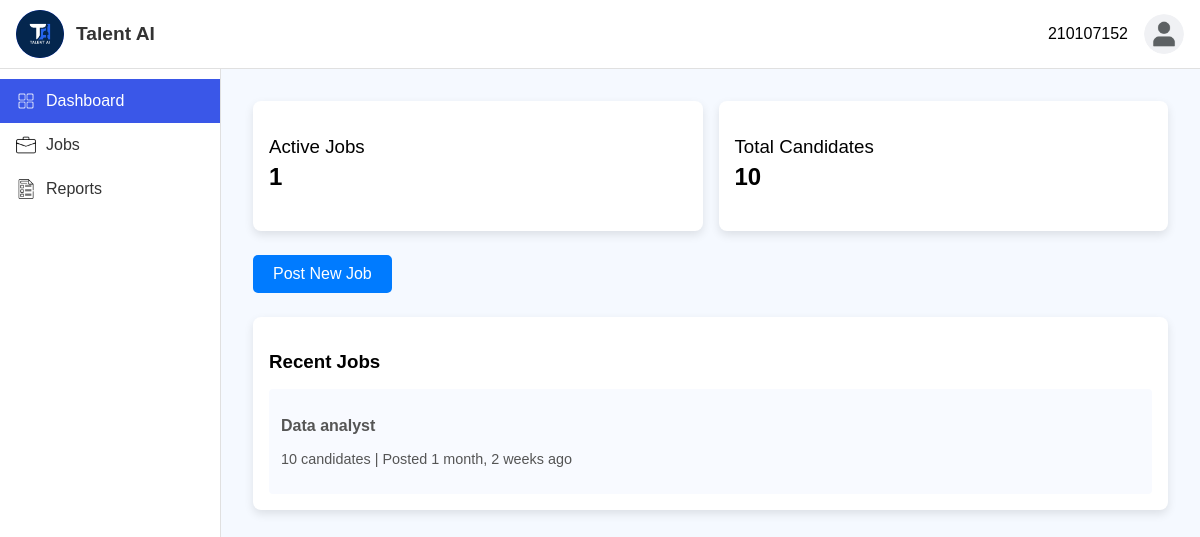
/ (signed in), run on an earlier commit of the app's database.
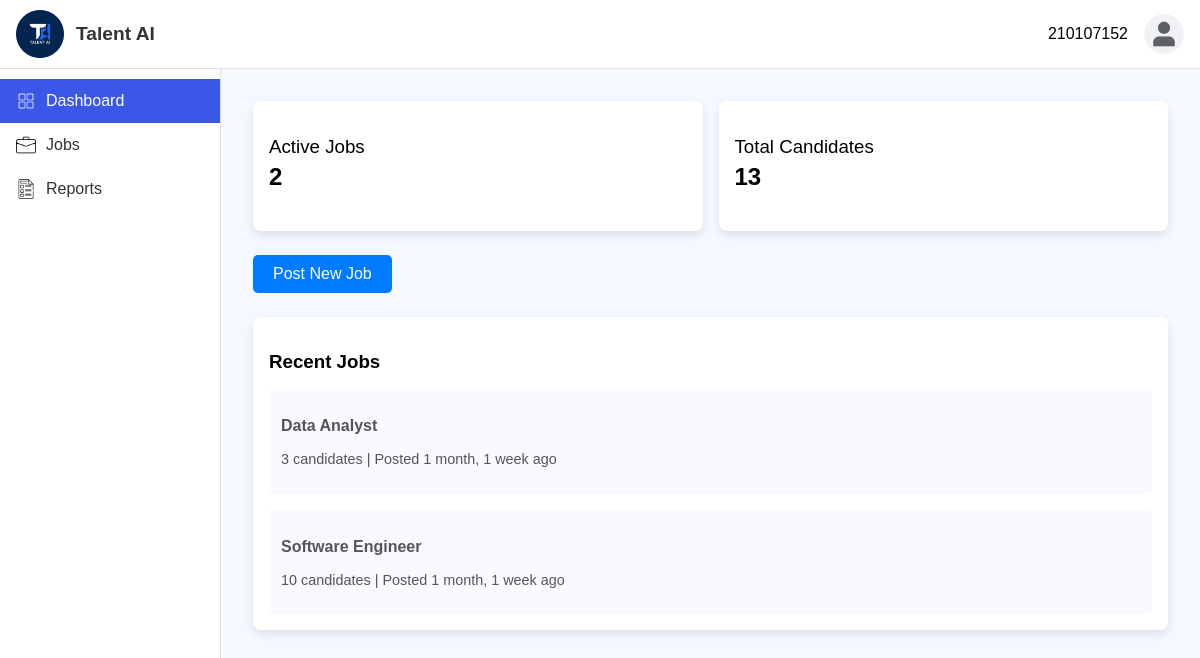
And on a later commit of the database.
### account/models.py (models this page shows, shortened)
class Job(models.Model):
    EMPLOYMENT_TYPE_CHOICES = [
        ('full-time', 'Full-Time'),
        ('part-time', 'Part-Time'),
        ('online', 'Online'),
    ]
    EXPERIENCE_LEVEL_CHOICES = [
        ('entry', 'Entry (0-1 years)'),
        ('mid', 'Mid (1-3 years)'),
        ('senior', 'Senior (3+ years)'),
    ]
    employer = models.ForeignKey(User, on_delete=models.CASCADE)
    job_title = models.CharField(max_length=200)
    location = models.CharField(max_length=100)
    experience_level = models.CharField(max_length=20, choices=EXPERIENCE_LEVEL_CHOICES)
    employment_type = models.CharField(max_length=20, choices=EMPLOYMENT_TYPE_CHOICES)
    requirements = models.TextField()
    skills = models.TextField()
    responsibilities = models.TextField()
    job_description = models.TextField()
    posted_at = models.DateTimeField(auto_now_add=True)

### account/views.py (the view)
# urls.py: path('', views.dashboard, name='dashboard'),
@login_required
def dashboard(request):
    recent_jobs = Job.objects.filter(employer=request.user).order_by('-posted_at')[:10]
    jobs = []
    for job in recent_jobs:
        jobs.append((job,len(job.resumes.all())))
    all_jobs = Job.objects.all()
    active_jobs = len(list(all_jobs))
    total_candidates = 0
    for job in all_jobs:
        total_candidates += len(list(job.resumes.all()))
    return render(request,'account/dashboard.html',{'recent_jobs': jobs,
                                                    'active_jobs': active_jobs,
                                                    'total_candidates':total_candidates,
                                                    'user': request.user,
                                                    'active_page': 'dashboard'})

### account/templates/account/dashboard.html (shortened to what this page needs)
{% extends "base.html" %}
{% load static %}
{% block extra_css %}
<link rel="stylesheet" href="{% static 'css/dashboard.css' %}">
{% endblock %}
{% block content %}
<div class="container">
    <div class="statsSection">
        <div class="statCard">
            <h3 class="cardTitle">Active Jobs</h3>
            <p class="cardNumber">{{ active_jobs }}</p>
        </div>
        <div class="statCard">
            <h3 class="cardTitle">Total Candidates</h3>
            <p class="cardNumber">{{total_candidates}}</p>
        </div>
    </div>
    <div class="actions">
        <button class="primaryButton" id="postJobBtn"><a href="{% url 'post_job' %}" class="postjob_a">Post New Job</a></button>
    </div>
    <div class="listsSection">
        <div class="listCard">
            <h3 class="listTitle">Recent Jobs</h3>
            {% for job, resumes in recent_jobs %}
                <div class="listItem">
                    <p class="jobTitle"><a href="{% url 'candidates:job_posts' job_id=job.id %}" style="text-decoration: none; color:#555 ;">{{ job.job_title }}</a></p>
                    <p class="jobDetails">{{ resumes }} candidate{{ resumes|pluralize }}
                      | Posted {{ job.posted_at|timesince  }} ago</p>
                </div>
            {% empty %}
            <h3 class="listTitle">No recent jobs found.</h3>
            {% endfor %}
        </div>
    </div>
</div>
{% endblock %}

### account/templates/base.html (shortened to what this page needs)
{% load static %}
<!DOCTYPE html>
<html lang="en">
<head>
    <link rel="stylesheet" href="https://cdnjs.cloudflare.com/ajax/libs/font-awesome/6.0.0-beta3/css/all.min.css">
    <link rel="stylesheet" href="{% static 'css/base.css' %}">
    {% block extra_css %}{% endblock %}
</head>
<body>
    <header class="header">
        <div class="toolbar">
            <div class="brandSection">
                <div class="brandAvatar">
                    <img src="{% static 'images/logo.png' %}" alt="logon" >
                </div>
                <span class="logo">Talent AI</span>
            </div>
            <div class="userSection" id="userSection">
                <span id="userName">{{ user }}</span>
                <button class="userAvatarBtn" id="menuToggle">
                    <div class="userAvatar" style="background-image: url('{% static 'images/profile.png' %}');"></div>
                </button>
            </div>
        </div>
      </header>
    <div class="wrapper">
    <aside class="aside">
        <nav>
            <ul class="menu">
                <a href="{% url 'dashboard' %}" class="sidebar_a">
                    <li class="menuItemlink {% if active_page == 'dashboard' %}activeLink{% endif %}" >
                        <img src="{% static 'images/dashboard.png' %}" class="menuIcon" alt="Dashboard Icon">
                        <span>Dashboard</span>
                    </li>
                </a>
                <a href="{% url 'jobs:jobs_list' %}" class="sidebar_a">
                    <li class="menuItemlink {% if active_page == 'jobs' %}activeLink{% endif %}" >
                        <img src="{% static 'images/jobs.png' %}" class="menuIcon" alt="Jobs Icon">
                        <span>Jobs</span>
                    </li>
                </a>
                <a href="{% url 'reports:jobs_report' %}" class="sidebar_a">
                    <li class="menuItemlink {% if active_page == 'reports' %}activeLink{% endif %}">
                        <img src="{% static 'images/report.png' %}" class="menuIcon" alt="Reports Icon">
                        <span>Reports</span>
                    </li>
                </a>
            </ul>
        </nav>
    </aside>
    <div id="content">
        {% block content %}
        {% endblock %}
    </div>
    </div>
</body>
</html>

### account/static/css/base.css (style rules this page uses)
body { margin: 0; font-family: Arial, sans-serif; }
.aside { width: 220px; background-color: #fff; border-right: 1px solid #e0e0e0; min-height: calc(100vh - 64px); padding-top: 10px; }
.menu { list-style: none; padding: 0; margin: 0; }
.menuItemlink { display: flex; align-items: center; padding: 12px 16px; font-size: 1rem; cursor: pointer; transition: background 0.3s; gap: 10px; }
.menuIcon { width: 20px; height: 20px; }
.activeLink { background-color: #3a57e8; color: #fff; }
.activeLink .menuIcon { filter: brightness(0) invert(1); }
.header { background-color: #fff; border-bottom: 1px solid #e0e0e0; padding: 10px 0; }
.toolbar { display: flex; justify-content: space-between; align-items: center; padding: 0 1rem; min-height: 45px; }
.brandSection { display: flex; align-items: center; gap: 0.75rem; }
.brandAvatar { background-color: #3a57e8; width: 48px; height: 48px; border-radius: 50%; overflow: hidden; display: flex; align-items: center; justify-content: center; }
.brandAvatar img { width: 100%; height: 100%; object-fit: cover; }
.logo { color: #333; font-weight: 600; font-size: 1.2rem; }
.userSection { display: flex; align-items: center; gap: 1rem; position: relative; }
.userAvatarBtn { background: none; border: none; cursor: pointer; padding: 0; }
.userAvatar { width: 40px; height: 40px; border-radius: 50%; background-size: cover; background-position: center; }
.wrapper { display: flex; }
#content { flex: 1; }
.sidebar_a { text-decoration: none; color: #333; }

### account/static/css/dashboard.css (style rules this page uses)
body { margin: 0; font-family: Arial, sans-serif; background-color: #f5f9ff; }
.container { display: flex; flex-direction: column; gap: 1.5rem; padding: 2rem; }
.statsSection { display: flex; gap: 1rem; }
.statCard { flex: 1; padding: 1rem; background: white; border-radius: 8px; box-shadow: 0px 4px 10px rgba(0, 0, 0, 0.1); text-align: left; }
.cardTitle { font-weight: 500; margin-bottom: 0.2rem; }
.cardNumber { font-size: 1.5rem; margin-top: 0.3rem; font-weight: 700; }
.actions { display: flex; gap: 1rem; justify-content: left; }
.primaryButton { background-color: #007bff; color: white; font-size: 1rem; padding: 10px 20px; border: none; border-radius: 5px; cursor: pointer; }
.listsSection { display: flex; gap: 1rem; }
.listCard { flex: 1; padding: 1rem; background: white; border-radius: 8px; box-shadow: 0px 4px 10px rgba(0, 0, 0, 0.1); }
.listTitle { font-weight: 600; margin-bottom: 0.5rem; }
.listItem { margin-top: 1rem; background-color: #f8faff; padding: 0.75rem; border-radius: 4px; }
.jobTitle, .applicantName { font-weight: bold; }
.jobDetails, .applicantDetails { font-size: 0.9rem; color: #555; }
.postjob_a { text-decoration: none; color: white; display: block; width: 100%; }

What changed in the data, as far as the page shows it:
removed Job: job_title "Data analyst", resumes "10", posted_at "1 month, 2 weeks"
added Job: job_title "Data Analyst", employer "3", posted_at "1 month, 1 week"
added Job: job_title "Software Engineer", resumes "10", posted_at "1 month, 1 week"
Also different on the page:
{{ active_jobs }}: "1" → "2"
{{ total_candidates }}: "10" → "13"
